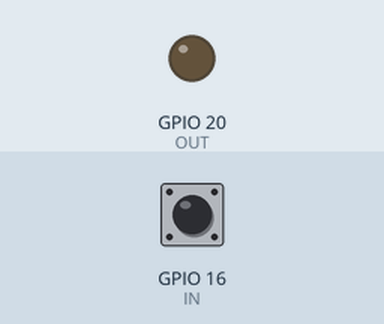
Recording of a program running on a simulated Raspberry Pi (BCM pin numbers). Shown: output pins drawn as LEDs (lit = HIGH). Inputs (shaded band) come from the test bench; at power-on: GPIO 16 (IN) HIGH.

Above: at 1.2 s.
1.3 s: GPIO 16 (IN) pulled LOW for 0.15 s
At 1.37 s:
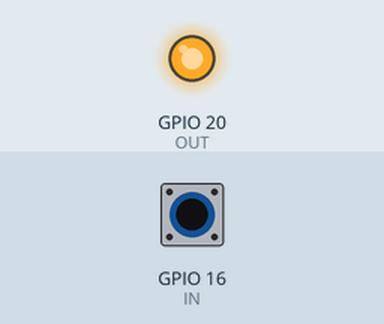
2.9 s: GPIO 16 (IN) pulled LOW for 3.2 s
At 6.8 s:
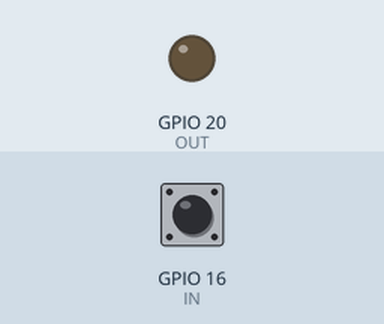
Timing chart, 0 to 8.3 s (numbered marks = the images above; inputs shaded):
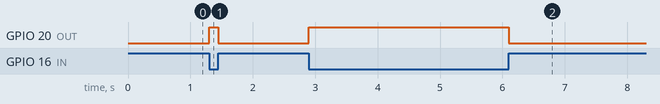

The program:

ej4_feedback_led.py
```python
import time
import RPi.GPIO as GPIO

GPIO.setmode(GPIO.BCM)
GPIO.setwarnings(False)
IN = 16
OUT =20

GPIO.setup(OUT,GPIO.OUT)
GPIO.setup(IN,GPIO.IN,pull_up_down = GPIO.PUD_UP)

try:
    while True:
        GPIO.wait_for_edge(IN,GPIO.BOTH)
        if GPIO.input(IN)==GPIO.LOW:
            GPIO.output(OUT, GPIO.HIGH)
        else:
            GPIO.output(OUT, GPIO.LOW)

finally:
    GPIO.cleanup()
```

Measured:
- after the input at 1.3 s, GPIO 20 (OUT): LOW → HIGH at once, → LOW 0.15 s later
- after the input at 2.9 s, GPIO 20 (OUT): LOW → HIGH at once, → LOW 3.2 s later
